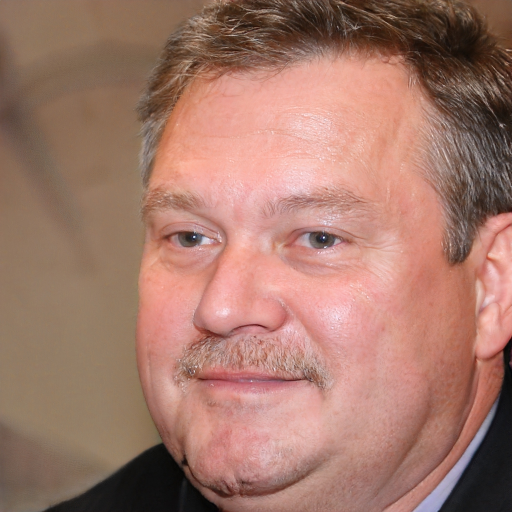
#> input picture face_test/1.jfif, 1024 x 1024 px, given in place of the camera (shown at 1/2 size)
$ jupyter execute --allow-errors verification.ipynb
#> lines starting #> are read from the running program, lines starting #| are printed output that depends on the picture; after the words box and inside, x2 and y2 are one past the last pixel; in counts of white or black regions, pixels touching at a corner belong together
[cell 1]
import cv2
import matplotlib.pyplot as plt
import numpy as np
from math import atan, pi
import pickle
from os import walk

[cell 2]
# read descriptors
descriptors_directory = 'descriptors/'
#> (the rest of this cell did not finish here and is left out)

[cell 3]
# read the image from camera & convert to grayscale
cap=cv2.VideoCapture(0)
while True:
    ret, frame=cap.read()
#> frame is the input picture: shape (1024, 1024, 3); mean B, G, R 107, 120.8, 163.9
    gray=cv2.cvtColor(frame, cv2.COLOR_BGR2GRAY)
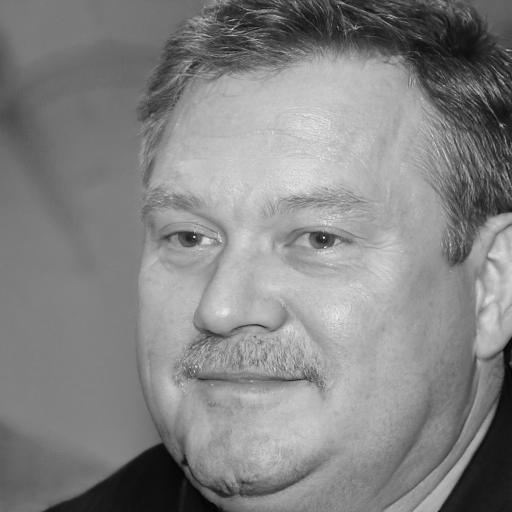
#> gray: shape (1024, 1024) (shown at 1/2 size); min 1, max 253, mean 132.1
    if cv2.waitKey(1)&0xFF==ord('q'):
#> (key q is pressed here)
        break
    cv2.imshow('video', frame)
cap.release()
cv2.destroyAllWindows()
face_gray = cv2.cvtColor(frame, cv2.COLOR_BGR2GRAY)
plt.imshow(face_gray, cmap="gray")

[cell 4]
# [6 lines of commented-out code are left out]

[cell 5]
# detect the face
face_cascade = cv2.CascadeClassifier("haarcascade_frontalface_default.xml")
points = face_cascade.detectMultiScale(face_gray, 1.1, 15)
#> points = [[148, 188, 736, 736]]
print(points)
#| [[148 188 736 736]]
# Draw a rectangle around the face
num=0
for (x, y, w, h) in points:
    num+=1
    if(num==len(points)):
        cv2.rectangle(face_gray, (x, y), (x+w, y+h), (0, 255, 0), 2)
#> this loop made 1 pass
#> (x, y, w, h, num) on pass 1: (148, 188, 736, 736, 1)
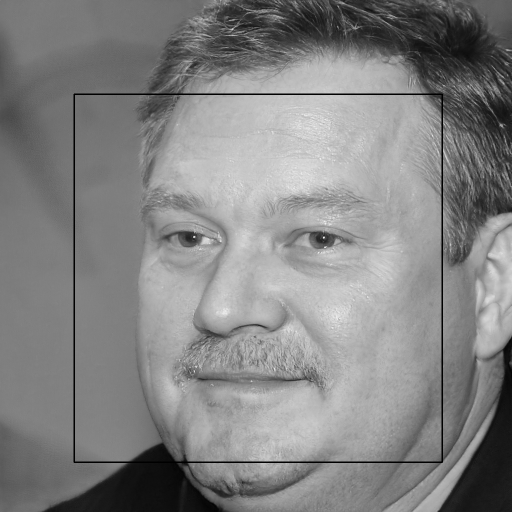
#> face_gray: shape (1024, 1024) (shown at 1/2 size); 0.84% of pixels changed, all inside (x1, y1, x2, y2) = (147, 187, 886, 926)
#> after the loop, num = 1

# Display the resulting image
plt.imshow(face_gray, cmap="gray")

[cell 6]
# normalize the face
for (x, y, w, h) in points:
    face_croped = face_gray[y:y+h, x:x+w].copy()
#> this loop made 1 pass
#> pass 1, `face_croped = face_gray[y:y+h, x:x+w].copy()`:
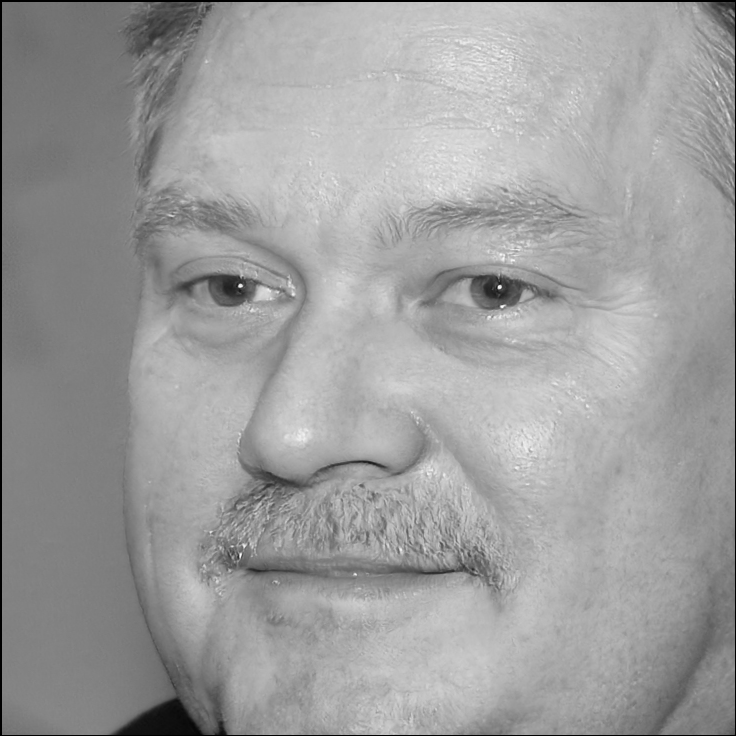
#> face_croped: shape (736, 736); min 0, max 253, mean 157.5
face_size = 128 # size of the face
face_resized = cv2.resize(face_croped, (face_size,face_size))
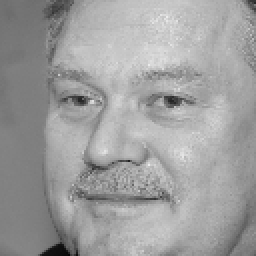
#> face_resized: shape (128, 128) (shown 2 times larger); min 6, max 237, mean 158.4
plt.imshow(face_resized, cmap="gray")

[cell 7]
window_size = 8 # size of the hog & lbp blocks
w = face_resized.shape[1]
#> w = 128
h = face_resized.shape[0]
#> h = 128

[cell 8]
# ----LBP----

# duplicate edges
face_resized = cv2.vconcat([face_resized, face_resized[h-1:h, 0:w]]) # +1 row at the end
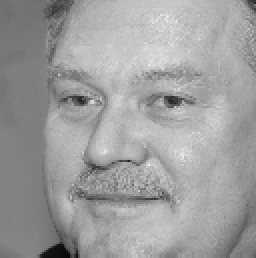
#> face_resized: shape (129, 128) (shown 2 times larger); min 6, max 237, mean 158.2
face_resized = cv2.vconcat([face_resized[0:1, 0:w], face_resized]) # +1 row at the start
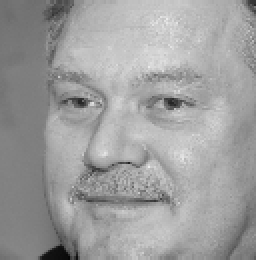
#> face_resized: shape (130, 128) (shown 2 times larger); min 6, max 237, mean 158.1
face_resized = cv2.hconcat([face_resized, face_resized[0:h+2, w-1:w]]) # +1 column at the end
#> face_resized: shape (130, 129)
face_resized = cv2.hconcat([face_resized[0:h+2, 0:1], face_resized]) # +1 column at the start
#> face_resized: shape (130, 130)

# # calculate lbp
img_lbp = np.zeros((h, w),np.uint8)
for y in range(-1, h-1):
    for x in range(-1, w-1):
        mini_matrix =  face_resized[(y)+1:(y+3)+1, (x)+1:(x+3)+1].copy()
        seuil = mini_matrix[1][1]
        i1 = 1 if mini_matrix[0][0] >= seuil else 0
        i2 = 2 if mini_matrix[0][1] >= seuil else 0
        i3 = 4 if mini_matrix[0][2] >= seuil else 0
        i4 = 8 if mini_matrix[1][2] >= seuil else 0
        i5 = 16 if mini_matrix[2][2] >= seuil else 0
        i6 = 32 if mini_matrix[2][1] >= seuil else 0
        i7 = 64 if mini_matrix[2][0] >= seuil else 0
        i8 = 128 if mini_matrix[1][1] >= seuil else 0
        somme = i1 + i2 + i3 + i4 + i5 + i6 + i7 + i8
        img_lbp[y+1][x+1] = somme
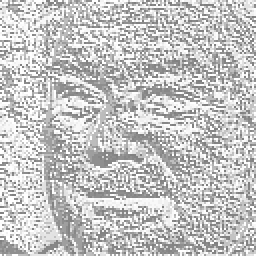
#> img_lbp: shape (128, 128) (shown 2 times larger); min 128, max 255, mean 197.5
plt.imshow(img_lbp, cmap='gray')

# calculate lbp histograms
list_hist_lbp = []
for y in range(0, h, window_size):
    for x in range(0, w, window_size):
        block_lbp = img_lbp[y:y+window_size, x:x+window_size].copy()
        list_hist_lbp.append(np.histogram( block_lbp,256,[0,256])[0])
#> after the loop, list_hist_lbp = 256 items

[cell 9]
# ----HOG----

#calculate gx and gy and teta
Gx = np.zeros((h, w),np.int8)
#> Gx: shape (128, 128) int8; every value is 0
Gy = np.zeros((h, w),np.int8)
teta = np.zeros((h, w),np.int8)
for y in range(-1, h-1):
    for x in range(-1, w-1):
        mini_matrix =  face_resized[(y)+1:(y+3)+1, (x)+1:(x+3)+1].copy()
        Gx[y+1][x+1] = mini_matrix[1][0] - mini_matrix[1][2]
        Gy[y+1][x+1] = mini_matrix[0][1] - mini_matrix[2][1]
        gx = Gx[y+1][x+1]
        gy = Gy[y+1][x+1]
        if gx == 0:
            if gy == 0:
                teta[y+1][x+1] = -1
            else :
                if gy> 0:
                    teta[y+1][x+1] = 2
                else :
                    teta[y+1][x+1] = 6
        else :
            val = atan(gy/gx)
            degree_val = atan(val)*(180/pi)
            degree_val_corrected = degree_val
            if (gx<0):
                degree_val_corrected += 180
            if (gx>0 and gy<0):
                degree_val_corrected += 360
            if(337.5<=degree_val_corrected or degree_val_corrected<22.5):
                teta[y+1][x+1] = 0
            if(22.5<=degree_val_corrected<67.5):
                teta[y+1][x+1] = 1
            if(67.5<=degree_val_corrected<112.5):
                teta[y+1][x+1] = 2
            if(112.5<=degree_val_corrected<157.5):
                teta[y+1][x+1] = 3
            if(157.5<=degree_val_corrected<202.5):
                teta[y+1][x+1] = 4
            if(202.5<=degree_val_corrected<247.5):
                teta[y+1][x+1] = 5
            if(247.5<=degree_val_corrected<292.5):
                teta[y+1][x+1] = 6
            if(292.5<=degree_val_corrected<337.5):
                teta[y+1][x+1] = 7
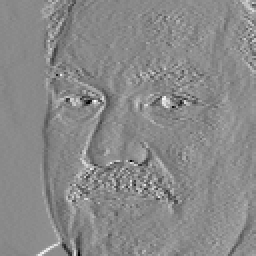
#> Gx: shape (128, 128) int8 (shown 2 times larger); min -113, max 96, mean -0.2; drawn with min black and max white
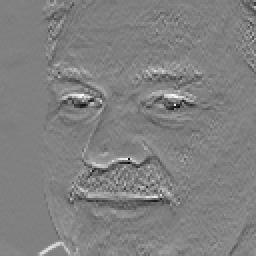
#> Gy: shape (128, 128) int8 (shown 2 times larger); min -127, max 125, mean 0.5; drawn with min black and max white
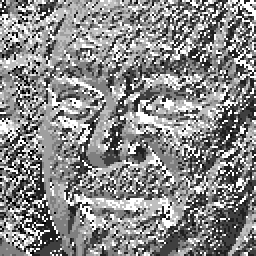
#> teta: shape (128, 128) int8 (shown 2 times larger); min -1, max 7, mean 3.31; drawn with min black and max white
plt.figure(figsize=(13,9))
plt.subplot(2,1,1)
plt.title("Gx")
plt.imshow(Gx, cmap="gray")
plt.subplot(2,1,2)
plt.title("Gy")
plt.imshow(Gy, cmap="gray")

# calculate hog histograms
list_hist_hog = []
for y in range(0, h, window_size):
    for x in range(0, w, window_size):
        block_hog = teta[y:y+window_size, x:x+window_size].copy()
        list_hist_hog.append(np.histogram( block_hog,256,[0,256])[0])
#> after the loop, list_hist_hog = 256 items

[cell 10]
# concatenate hog & lbp
descriptor_test = []
for i in range(0, int((face_size/window_size)**2)):
    descriptor_test.append((list_hist_lbp[i], list_hist_hog[i]))
#> after the loop, descriptor_test = 256 items

$ run again, on face_test/2.jfif
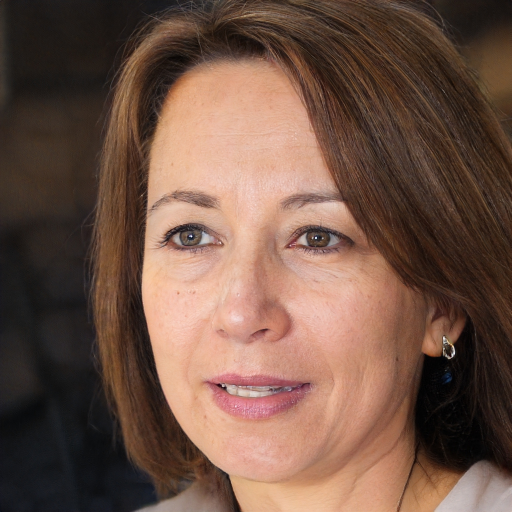
#> input picture face_test/2.jfif, 1024 x 1024 px, given in place of the camera (shown at 1/2 size)
#> frame is the input picture: shape (1024, 1024, 3); mean B, G, R 70, 83.6, 112.4
#> points = [[170, 225, 668, 668]]
#| [[170 225 668 668]]
#> the loop `for (x, y, w, h) in points:` made 1 pass
#> (x, y, w, h, num) on pass 1: (170, 225, 668, 668, 1)
#> after the loop `for (x, y, w, h) in points:`:
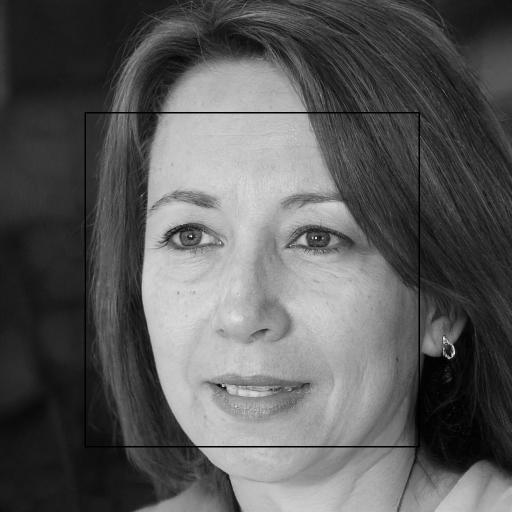
#> face_gray: shape (1024, 1024) (shown at 1/2 size); min 0, max 254, mean 90.1
#> after the loop `for (x, y, w, h) in points:`: num = 1
#> the loop `for (x, y, w, h) in points:` made 1 pass
#> after the loop `for y in range(0, h, window_size):`: list_hist_lbp = 256 items
#> after the loop `for y in range(-1, h-1):`:
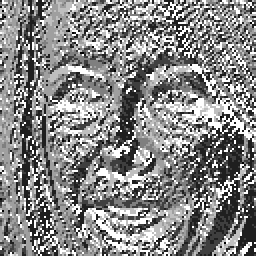
#> teta: shape (128, 128) int8 (shown 2 times larger); min -1, max 7, mean 3.27; drawn with min black and max white

$ run again, on face_test/3.jfif
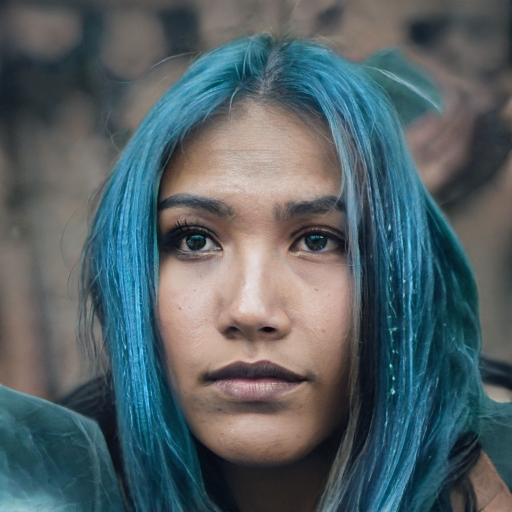
#> input picture face_test/3.jfif, 1024 x 1024 px, given in place of the camera (shown at 1/2 size)
#> frame is the input picture: shape (1024, 1024, 3); mean B, G, R 101.5, 97.1, 83.6
#> points = [[211, 254, 601, 601]]
#| [[211 254 601 601]]
#> the loop `for (x, y, w, h) in points:` made 1 pass
#> (x, y, w, h, num) on pass 1: (211, 254, 601, 601, 1)
#> after the loop `for (x, y, w, h) in points:`: num = 1
#> the loop `for (x, y, w, h) in points:` made 1 pass
#> after the loop `for y in range(0, h, window_size):`: list_hist_lbp = 256 items
#> after the loop `for y in range(-1, h-1):`:
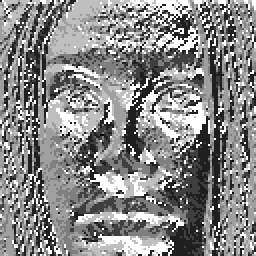
#> teta: shape (128, 128) int8 (shown 2 times larger); min -1, max 7, mean 3.31; drawn with min black and max white
